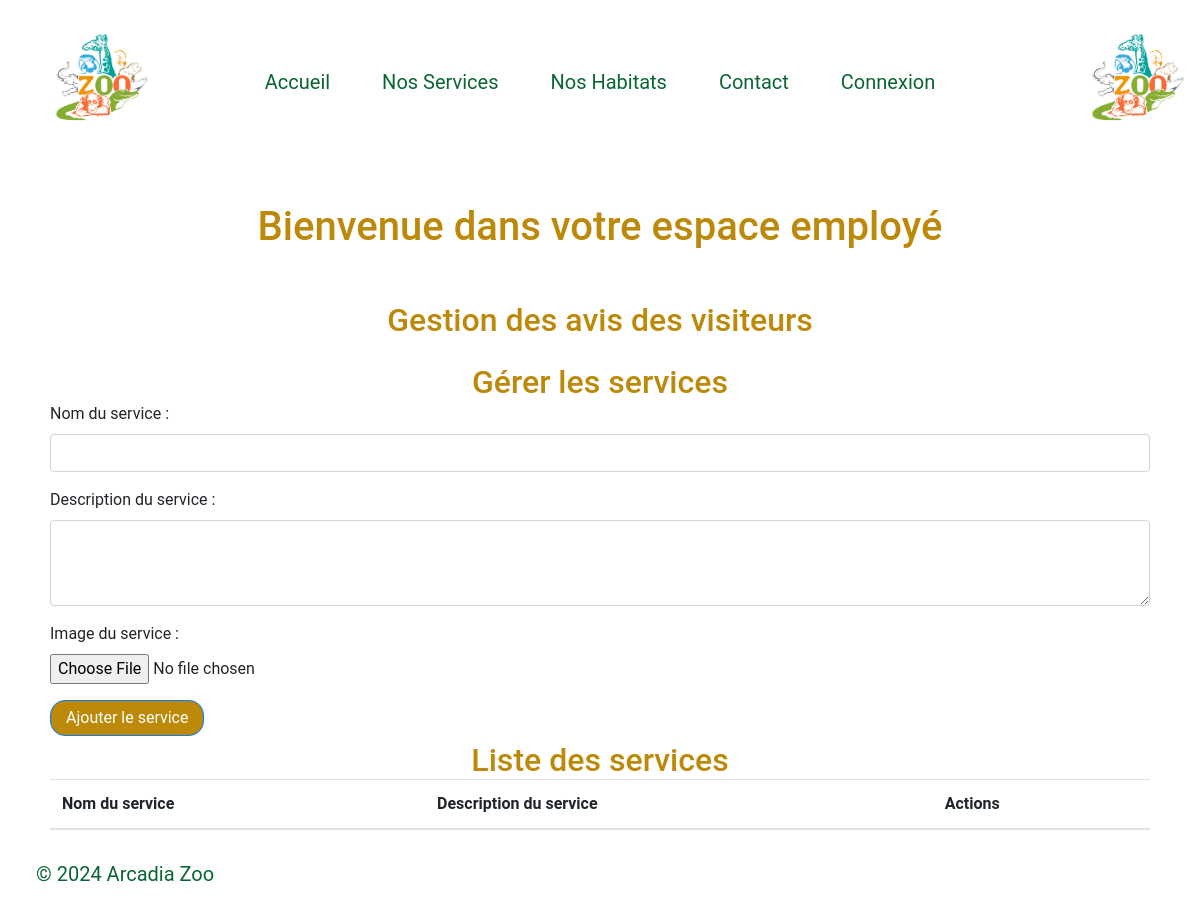
Page /back-end-php/users/employe/employe_dashboard.php (signed in) on the earlier database version.
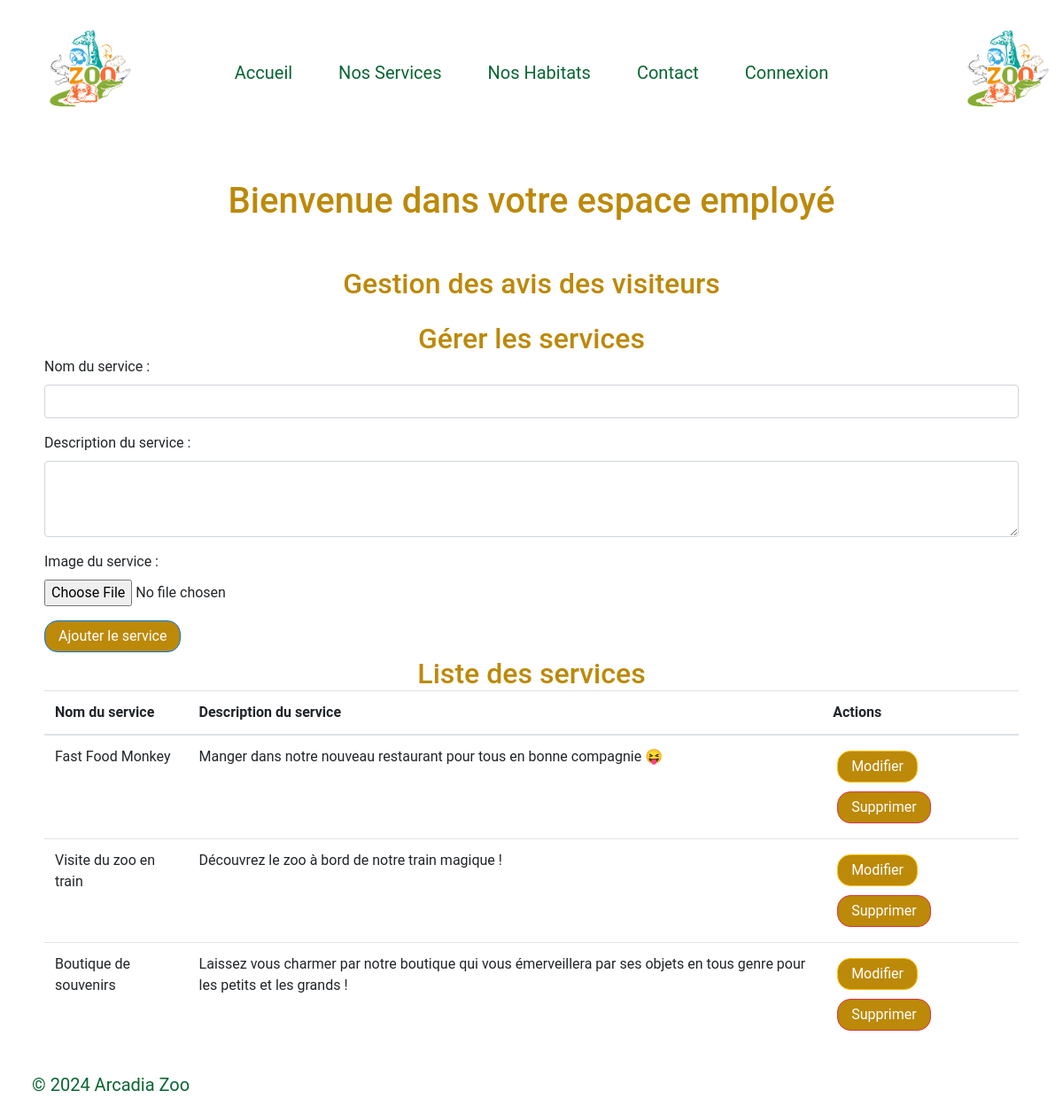
Same page on the later database version.
### tables this page shows
CREATE TABLE `Services` (
  `IdService` int(11) NOT NULL,
  `NomService` varchar(100) NOT NULL,
  `DescriptionService` text DEFAULT NULL,
  `ImageService` varchar(255) DEFAULT NULL
);

### back-end-php/users/employe/employe_dashboard.php (the view, shortened to what this page needs)
<?php
require '../../config.php';
?>
<!DOCTYPE html>
<html lang="fr">
<head>
    <link rel="stylesheet" href="https://stackpath.bootstrapcdn.com/bootstrap/4.5.2/css/bootstrap.min.css">
    <link rel="stylesheet" href="/assets/style.css">
    <link rel="stylesheet" href="https://cdnjs.cloudflare.com/ajax/libs/font-awesome/5.15.4/css/all.min.css">
</head>
<body>
<header>
    <div class="container">
        <div class="row align-items-center">
            <div class="col-md-1">
                <a href="index.html">
                    <img src="/assets/images/logo-arcadia.jpeg" alt="Logo Arcadia Zoo" class="logo">
                </a>
            </div>
            <div class="col-md-10">
                <nav>
                    <ul class="nav justify-content-center">
                        <li class="nav-item">
                            <a href="/index.html" class="nav-link" style="font-size: 20px">Accueil</a>
                        </li>
                        <li class="nav-item">
                            <a href="/public/services.php" class="nav-link" style="font-size: 20px">Nos Services</a>
                        </li>
                        <li class="nav-item">
                            <a href="/public/habitats.html" class="nav-link" style="font-size: 20px">Nos Habitats</a>
                        </li>
                        <li class="nav-item">
                            <a href="/public/contact.html" class="nav-link" style="font-size: 20px">Contact</a>
                        </li>
                        <li class="nav-item" id="loginNavItem">
                            <a id="loginLink" href="/public/connexion.html" class="nav-link" style="font-size: 20px">Connexion</a>
                        </li>
                    </ul>
                </nav>
            </div>
            <div class="col-md-1">
                <a href="/index.html">
                    <img src="/assets/images/logo-arcadia.jpeg" alt="Logo Arcadia Zoo" class="logo">
                </a>
            </div>
        </div>
    </div>
</header>
<h1 style="margin: 50px">Bienvenue dans votre espace employé</h1>
<div class="container mt-5">
    <section id="gererAvis" class="container mt-5">
        <h2 class="text-center">Gestion des avis des visiteurs</h2>
    </section>
</div>
<main class="container mt-4">
    <h2>Gérer les services</h2>
    <form action="/back-end-php/users/employe/create_service_employe.php" method="post" enctype="multipart/form-data">
        <div class="form-group">
            <label for="service_name">Nom du service :</label>
            <input type="text" class="form-control" id="service_name" name="service_name" required>
        </div>
        <div class="form-group">
            <label for="service_description">Description du service :</label>
            <textarea class="form-control" id="service_description" name="service_description" rows="3" required></textarea>
        </div>
        <div class="form-group">
            <label for="service_image">Image du service :</label>
            <input type="file" class="form-control-file" id="service_image" name="service_image" accept="image/*">
        </div>
        <button type="submit" class="btn btn-primary">Ajouter le service</button>
    </form>
    <h2>Liste des services</h2>
    <table class="table">
        <thead>
            <tr>
                <th>Nom du service</th>
                <th>Description du service</th>
                <th>Actions</th>
            </tr>
        </thead>
        <tbody>
            <?php
            $sql_services = "SELECT * FROM Services";
            $stmt_services = $conn->query($sql_services);
            while ($row = $stmt_services->fetch(PDO::FETCH_ASSOC)) {
                echo "<tr>";
                echo "<td>{$row['NomService']}</td>";
                echo "<td>{$row['DescriptionService']}</td>";
                echo "<td>";
                echo "<a href='edit_service_employe.php?id={$row['IdService']}' class='btn btn-warning'>Modifier</a> ";
                echo "<a href='delete_service_employe.php?id={$row['IdService']}' class='btn btn-danger'>Supprimer</a>";
                echo "</td>";
                echo "</tr>";
            }
            ?>
        </tbody>
    </table>
</main>
<footer>
<ul>
<li class="nav-item">
<a href="/index.html" class="nav-link" style="font-size: 20px">&copy; 2024 Arcadia Zoo</a>
</li>
</ul>
</footer>
</body>
</html>

Differences in the rows shown:
added services: NomService "Fast Food Monkey", DescriptionService "Manger dans notre nouveau restaurant pour tous en bonne compagnie 😝"
added services: NomService "Visite du zoo en train", DescriptionService "Découvrez le zoo à bord de notre train magique !"
added services: NomService "Boutique de souvenirs", DescriptionService "Laissez vous charmer par notre boutique qui vous émerveillera par ses objets en tous genre pour les petits et les grands !"
